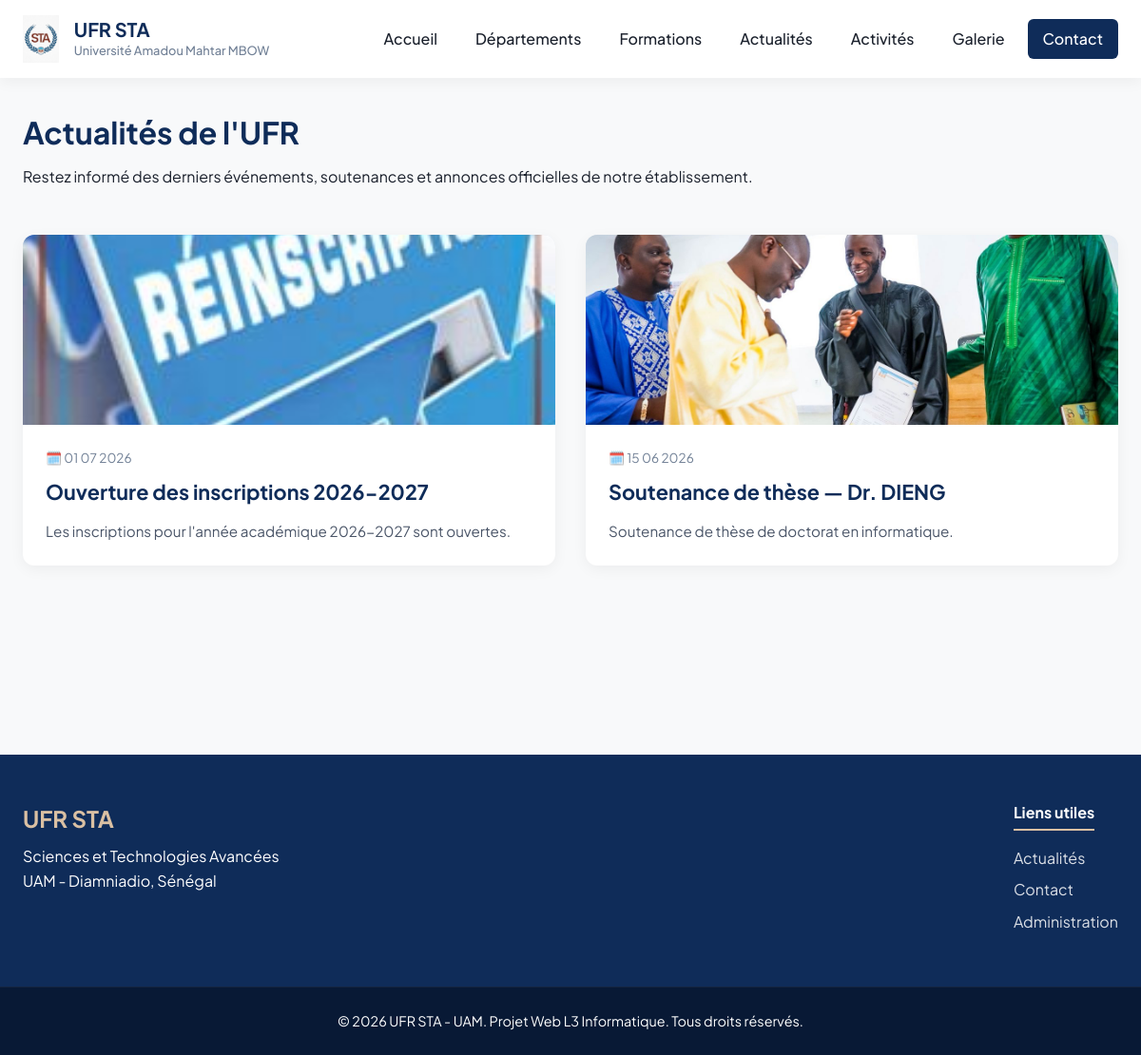
Page /actualites on the committed database.
### models.py (models this page shows)
class Actualite(db.Model):
    id = db.Column(db.Integer, primary_key=True)
    titre = db.Column(db.String(200), nullable=False)
    date = db.Column(db.Date, nullable=False)
    description = db.Column(db.Text)
    photo = db.Column(db.String(200))

### app.py (the view)
@app.route('/actualites')
def actualites():
    actualites = Actualite.query.order_by(Actualite.date.desc()).all()
    return render_template('actualites.html', actualites=actualites)

### templates/actualites.html (shortened to what this page needs)
{% extends 'base.html' %}
{% block content %}
<section class="page-header">
    <h1>Actualités de l'UFR</h1>
    <p>Restez informé des derniers événements, soutenances et annonces officielles de notre établissement.</p>
</section>
<div class="grid-3">
    {% for actu in actualites %}
    <article class="card">
        <div class="card-image-wrapper">
            <img src="{{ url_for('static', filename='images/' + actu.photo) }}" alt="{{ actu.titre }}" class="card-img-top">
        </div>
        <div class="card-content">
            <span class="date-badge">🗓️ {{ actu.date.strftime('%d %m %Y') }}</span>
            <h2 class="card-title">{{ actu.titre }}</h2>
            <p class="card-text">{{ actu.description }}</p>
        </div>
    </article>
    {% else %}
    <p>Aucune actualité disponible pour le moment.</p>
    {% endfor %}
</div>
{% endblock %}

### static/css/style.css (style rules this page uses)
:root { --primary-color: #0f2c59; --secondary-color: #dac0a3; --text-dark: #1a202c; --light-bg: #f8f9fa; --white: #ffffff; --border-color: #e2e8f0; --shadow: 0 4px 15px rgba(0, 0, 0, 0.05); --transition: all 0.3s cubic-bezier(0.4, 0, 0.2, 1); }
* { box-sizing: border-box; margin: 0; padding: 0; }
body { font-family: 'Plus Jakarta Sans', sans-serif; color: var(--text-dark); background-color: var(--light-bg); line-height: 1.6; }
img { max-width: 100%; height: auto; display: block; }
.page-header { margin-bottom: 3rem; }
.page-header h1 { color: var(--primary-color); font-size: 2rem; margin-bottom: 0.5rem; }
.grid-3 { display: grid; grid-template-columns: repeat(auto-fit, minmax(300px, 1fr)); gap: 2rem; }
.card { background-color: var(--white); border-radius: 12px; overflow: hidden; box-shadow: var(--shadow); transition: var(--transition); }
.card-content { padding: 1.5rem; }
.card-title { color: var(--primary-color); font-size: 1.35rem; margin-bottom: 0.75rem; }
.date-badge { font-size: 0.85rem; color: #718096; display: block; margin-bottom: 0.5rem; }
.card-image-wrapper { width: 100%; height: 200px; background-color: #e2e8f0; overflow: hidden; }
.card-img-top { width: 100%; height: 100%; object-fit: cover; }
.card-text { color: #4a5568; font-size: 0.95rem; margin-top: 0.5rem; }

### rows in the picture
Actualite: photo (picture), date "01 07 2026", titre "Ouverture des inscriptions 2026-2027", description "Les inscriptions pour l'année académique 2026-2027 sont ouvertes."
Actualite: photo (picture), date "15 06 2026", titre "Soutenance de thèse — Dr. DIENG", description "Soutenance de thèse de doctorat en informatique."
